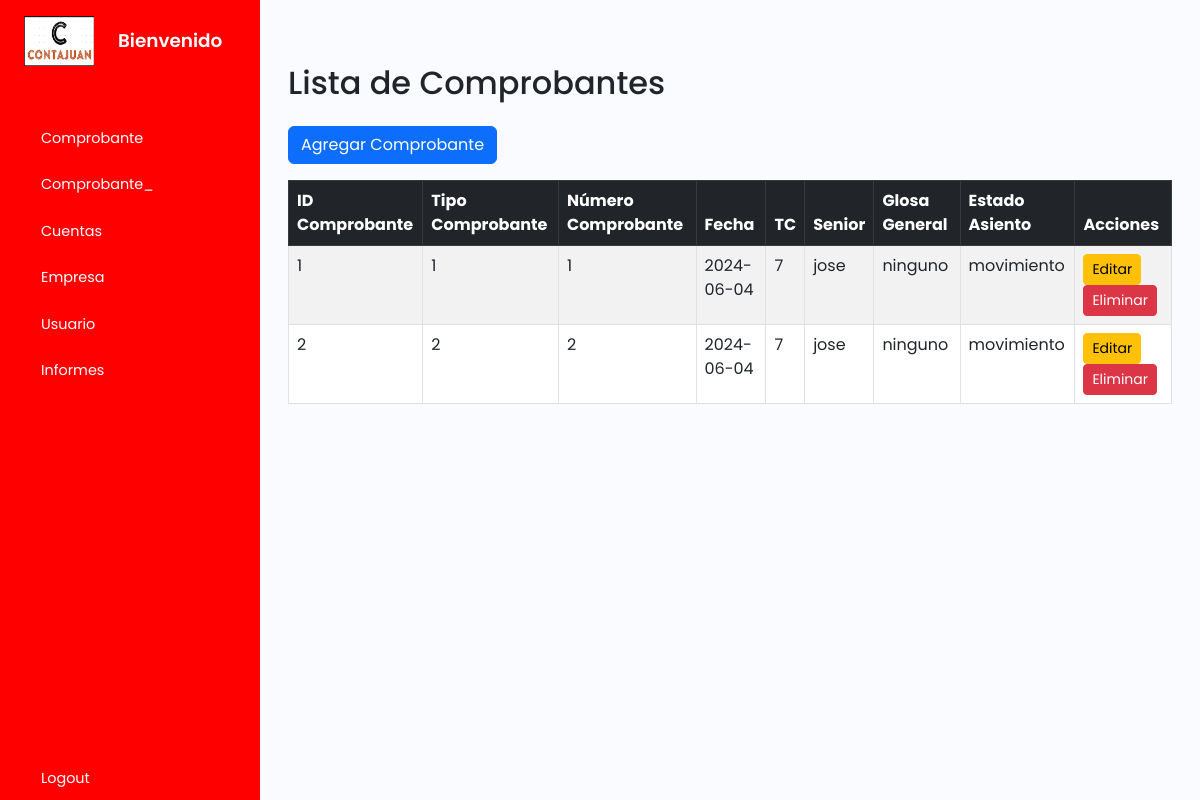
/tcomprobante/index.php, run on an earlier commit of the app's database.
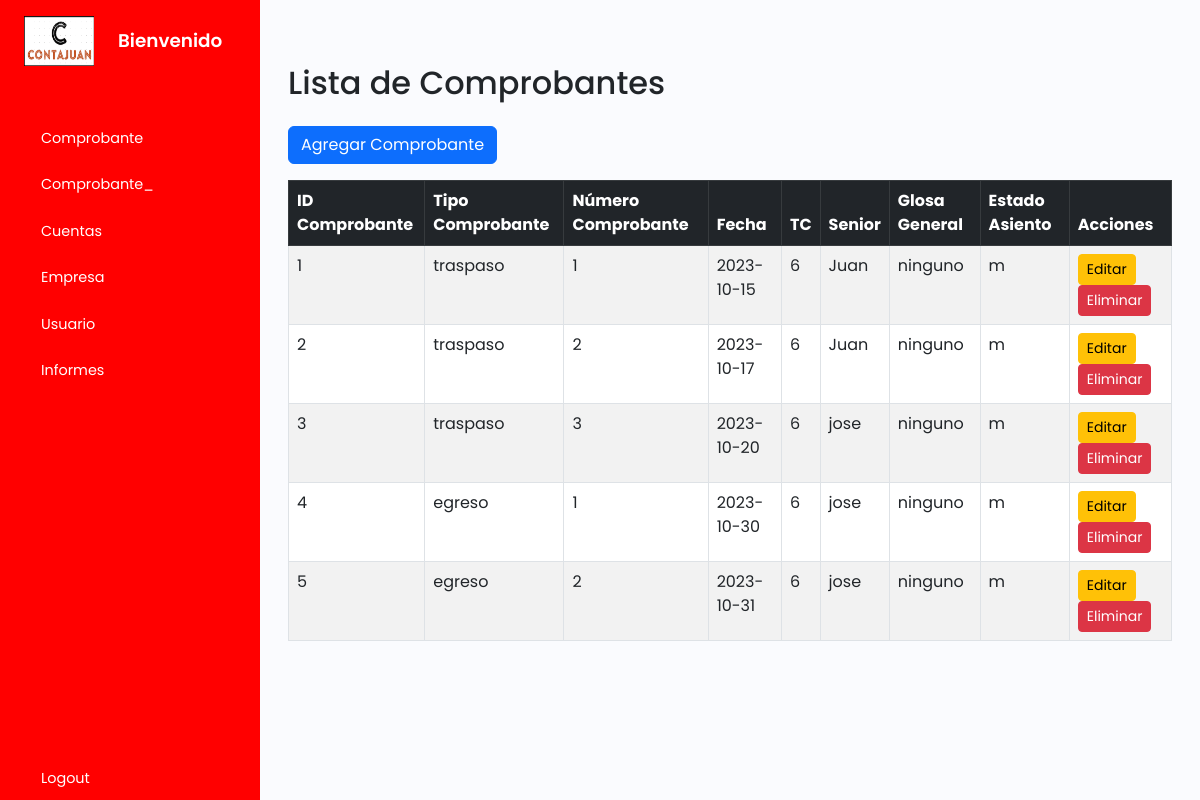
And on a later commit of the database.
### tables this page shows
CREATE TABLE `tcomprobantes` (
  `idcomprobante` int(11) NOT NULL,
  `codtipocomprobante` varchar(255) NOT NULL,
  `nocomprobante` int(11) NOT NULL,
  `fecha` date NOT NULL,
  `tc` double NOT NULL,
  `senior` varchar(255) NOT NULL,
  `glosag` varchar(255) NOT NULL,
  `estadoasiento` varchar(255) NOT NULL
);

### tcomprobante/index.php (the view, shortened to what this page needs)
<?php
    include_once("../plantilla/inicio.php");
    include_once '../cone.php';
?>
        <div class="main p-3">
        <div class="container mt-5">
            <h2 class="mb-4">Lista de Comprobantes</h2>
            <a href="create.php" class="btn btn-primary mb-3">Agregar Comprobante</a>
            <?php
            $sql = "SELECT * FROM tcomprobantes";
            $result = $conn->query($sql);
            if ($result->num_rows > 0) {
                echo "<table class='table table-striped table-bordered'>
                <thead class='table-dark'>
                <tr>
                    <th>ID Comprobante</th>
                    <th>Tipo Comprobante</th>
                    <th>Número Comprobante</th>
                    <th>Fecha</th>
                    <th>TC</th>
                    <th>Senior</th>
                    <th>Glosa General</th>
                    <th>Estado Asiento</th>
                    <th>Acciones</th>
                </tr>
                </thead>
                <tbody>";
                while($row = $result->fetch_assoc()) {
                    echo "<tr>
                    <td>" . $row["idcomprobante"]. "</td>
                    <td>" . $row["codtipocomprobante"]. "</td>
                    <td>" . $row["nocomprobante"]. "</td>
                    <td>" . $row["fecha"]. "</td>
                    <td>" . $row["tc"]. "</td>
                    <td>" . $row["senior"]. "</td>
                    <td>" . $row["glosag"]. "</td>
                    <td>" . $row["estadoasiento"]. "</td>
                    <td>
                        <a href='update.php?id=".$row["idcomprobante"]."' class='btn btn-warning btn-sm'>Editar</a>
                        <a href='delete.php?id=".$row["idcomprobante"]."' class='btn btn-danger btn-sm'>Eliminar</a>
                    </td>
                    </tr>";
                }
                echo "</tbody></table>";
            } else {
                echo "<div class='alert alert-warning' role='alert'>0 resultados</div>";
            }
            ?>
        </div>
        </div>
    </div>
    <?php
    include_once("../plantilla/final.php");
?>

### plantilla/inicio.php (shortened to what this page needs)
<!DOCTYPE html>
<html lang="en">
<head>
    <link href="https://cdn.lineicons.com/4.0/lineicons.css" rel="stylesheet" />
    <link href="https://cdn.jsdelivr.net/npm/bootstrap@5.3.0-alpha3/dist/css/bootstrap.min.css" rel="stylesheet"
>
        <link rel="stylesheet" href="https://cdnjs.cloudflare.com/ajax/libs/twitter-bootstrap/5.3.0/css/bootstrap.min.css">
    <link rel="stylesheet" href="../style.css">
</head>
<body>
    <div class="wrapper">
        <aside id="sidebar">
            <div class="d-flex">
            <button class="toggle-btn" type="button">
    <img src="../img/logo.png" alt="" width="70" height="50">
</button>
                <div class="sidebar-logo">
                    <a href="">Bienvenido</a>
                </div>
            </div>
            <ul class="sidebar-nav">
                <li class="sidebar-item">
                <a href="../tcomprobante/index.php" class="sidebar-link">
                <span>Comprobante</span>
                </a>
                </li>
                <li class="sidebar-item">
                    <a href="../tcomprobante_/index.php" class="sidebar-link">
                        <span>Comprobante_</span>
                    </a>
                </li>
                <li class="sidebar-item">
                    <a href="../tcuentas/index.php" class="sidebar-link">
                        <span>Cuentas</span>
                    </a>
                </li>
                <li class="sidebar-item">
                    <a href="../tempresa/index.php" class="sidebar-link">
                        <span>Empresa</span>
                    </a>
                </li>
                <li class="sidebar-item">
                    <a href="../tusuario/index.php" class="sidebar-link">
                        <span>Usuario</span>
                    </a>
                </li>
                <li class="sidebar-item">
                    <a class="sidebar-link">
                        <span>Informes</span>
                        <span class="pull-right-container">
                        </span>
                    </a>
                </li>
            </ul>
            <div class="sidebar-footer">
                <a href="../index.php" class="sidebar-link">
                    <span>Logout</span>
                </a>
            </div>
        </aside>

### plantilla/final.php (shortened to what this page needs)
</body>
</html>

### style.css (style rules this page uses)
a { text-decoration: none; }
li { list-style: none; }
body { font-family: 'Poppins', sans-serif; }
.wrapper { display: flex; }
.main { min-height: 100vh; width: 100%; overflow: hidden; transition: all 0.35s ease-in-out; background-color: #fafbfe; }
#sidebar { width: 260px; min-width: 260px; z-index: 1000; transition: all .25s ease-in-out; background-color: red; display: flex; flex-direction: column; }
.toggle-btn { background-color: transparent; cursor: pointer; border: 0; padding: 1rem 1.5rem; }
.sidebar-logo { margin: auto 0; }
.sidebar-logo a { color: #FFF; font-size: 1.15rem; font-weight: 600; }
.sidebar-nav { padding: 2rem 0; flex: 1 1 auto; }
a.sidebar-link { padding: .625rem 1.625rem; color: #FFF; display: block; font-size: 0.9rem; white-space: nowrap; border-left: 3px solid transparent; }
.sidebar-item { position: relative; }

### plantilla/inicio.php (style rules this page uses)
.sidebar-link { cursor: pointer; }

What changed in the data, as far as the page shows it:
changed tcomprobantes id 1: codtipocomprobante "1" → "traspaso"; fecha "2024-06-04" → "2023-10-15"; tc "7" → "6"; senior "jose" → "Juan"; estadoasiento "movimiento" → "m"
changed tcomprobantes id 2: codtipocomprobante "2" → "traspaso"; fecha "2024-06-04" → "2023-10-17"; tc "7" → "6"; senior "jose" → "Juan"; estadoasiento "movimiento" → "m"
added tcomprobantes: idcomprobante "3", codtipocomprobante "traspaso", nocomprobante "3", fecha "2023-10-20", tc "6", senior "jose", glosag "ninguno", estadoasiento "m"
added tcomprobantes: idcomprobante "4", codtipocomprobante "egreso", nocomprobante "1", fecha "2023-10-30", tc "6", senior "jose", glosag "ninguno", estadoasiento "m"
added tcomprobantes: idcomprobante "5", codtipocomprobante "egreso", nocomprobante "2", fecha "2023-10-31", tc "6", senior "jose", glosag "ninguno", estadoasiento "m"
